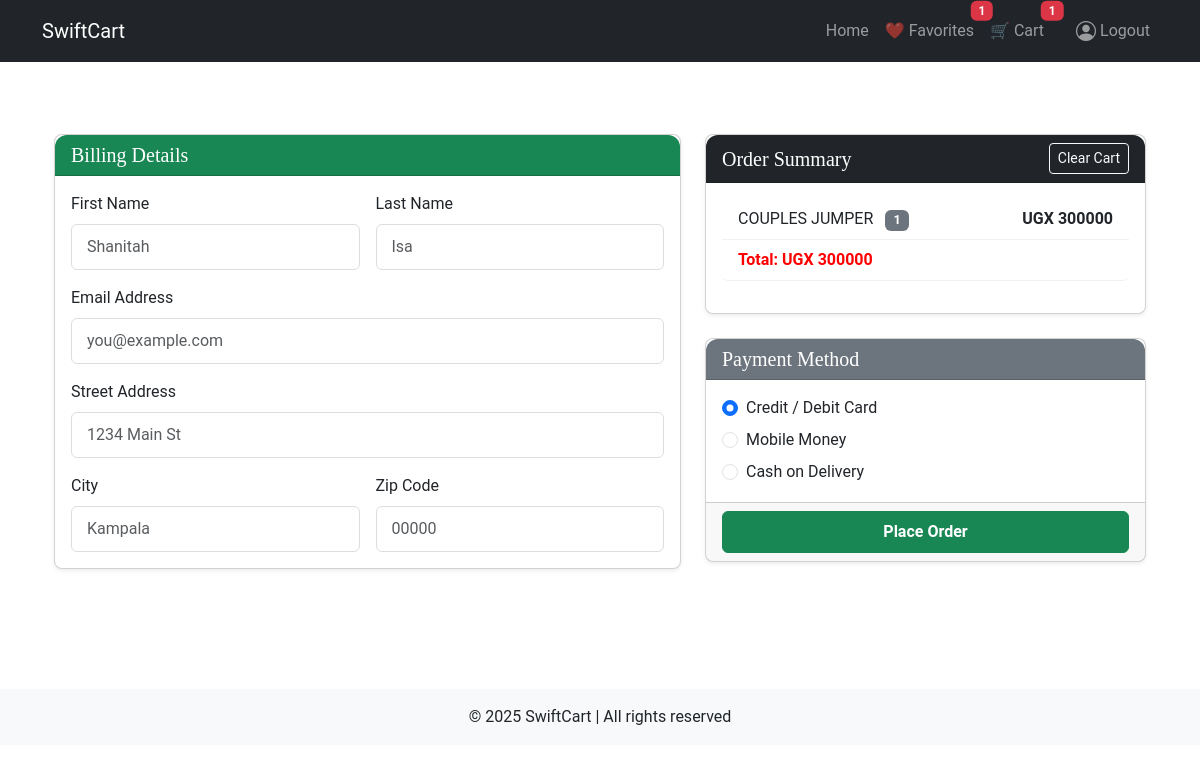
The page /swiftcarapp/checkout/ (signed in) on the database as committed earlier.
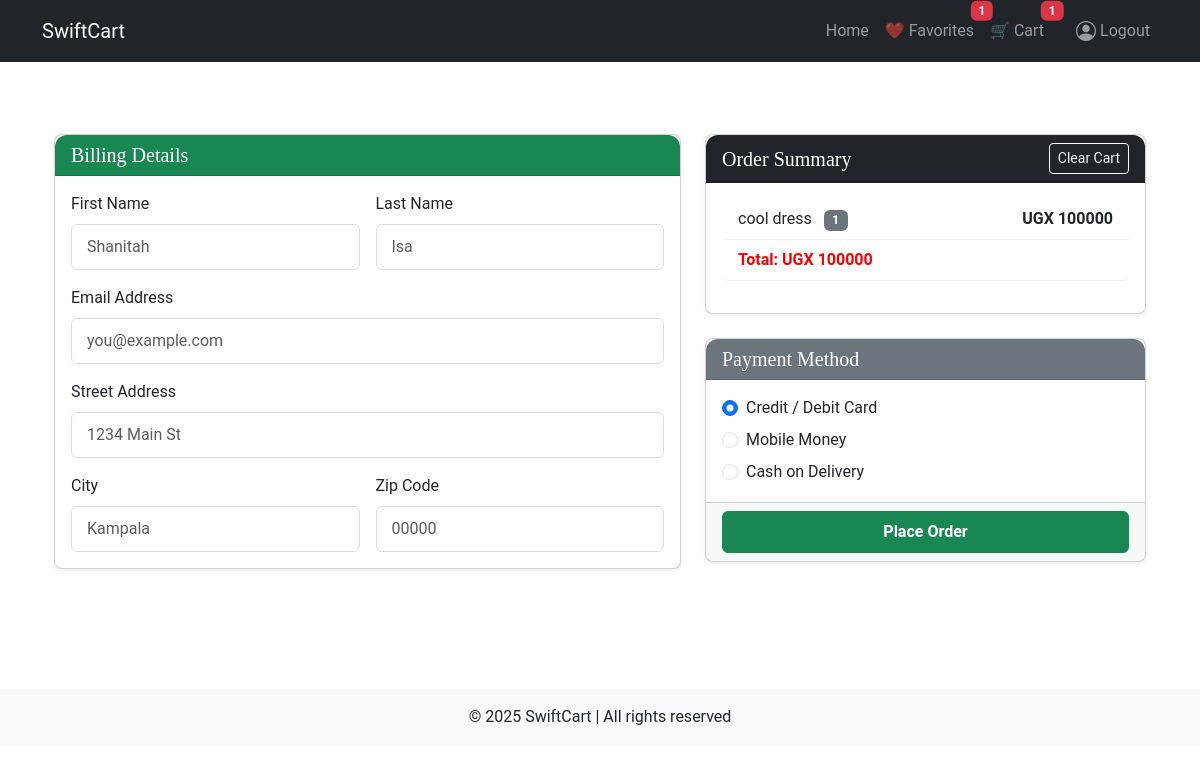
The same page on the database as committed later.
### cart/models.py (models this page shows, shortened)
class CartItem(models.Model):
    cart = models.ForeignKey(Cart, on_delete=models.CASCADE, related_name="items")
    product = models.ForeignKey(Product, on_delete=models.CASCADE)
    quantity = models.PositiveIntegerField(default=1)
    class Meta:
        unique_together = ("cart", "product")  # Prevent duplicates
    def subtotal(self):
        return self.product.pPrice * self.quantity

class Cart(models.Model):
    user = models.ForeignKey(settings.AUTH_USER_MODEL, on_delete=models.CASCADE, related_name="carts")
    created_at = models.DateTimeField(auto_now_add=True)
    def total_items(self):
        return sum(item.quantity for item in self.items.all())
    def total_price(self):
        return sum(item.subtotal() for item in self.items.all())

### swiftcarapp/models.py (models this page shows, shortened)
class Product(models.Model):
    CAT_CHOICES=[
        ("apparel","Apparel"),
        ("accesories","Accessories"),
        ("shoes","Shoes"),
        ("suits","Suites"),
        ("gaming&spots","Gaming&sports"),
    ]
    GEN_CCHOICES=[
        ("ladies","Ladies"),
        ("gents", "Gents"),
        ("unisex","Unisex"),
        ("kids","Kids"),
    ]
    pName=models.CharField(max_length=20,blank=True,null=True)
    pPrice = models.IntegerField(blank=True,null=True)
    pDescription = models.CharField(max_length=100, blank=True, null=True)
    pCategory = models.CharField(
        max_length=20,
        choices=CAT_CHOICES,
        default="apparel",
    )
    pGender=models.CharField(
        max_length=20,
        choices=GEN_CCHOICES,
        default="unisex",
    )
    pImage=models.ImageField(upload_to='pimages/',blank=True)
    pPostdate=models.DateField(auto_now=True)

### swiftcarapp/views.py (the view)
# urls.py: path("checkout/", views.checkout, name="checkout"),
@login_required
def checkout(request):
    cart = get_user_cart(request.user)
    return render(request, 'checkout.html', {'cart': cart})

### cart/templatetags/cart_extras.py (called while the page is built)
@register.filter
def cart_total(items):
    total = 0
    for item in items:
        total += item.product.pPrice * item.quantity
    return total

### cart/utils.py (called while the page is built)
def get_user_cart(user):
    cart, created = Cart.objects.get_or_create(user=user)
    return cart

### swiftcarapp/context_processors.py (called while the page is built)
def favorites_count(request):
    if request.user.is_authenticated:
        return {"fav_count": Favorite.objects.filter(user=request.user).count()}
    return {"fav_count": 0}

### swiftcarapp/templates/checkout.html
{% extends 'base/nav.html' %}
{% load static %}
{% block content %}
<div class="container py-5">
  <div class="row">
    <div class="col-md-7 mb-4">
      <div class="card shadow-sm rounded-3">
        <div class="card-header bg-success text-white">
          <h5 class="mb-0">Billing Details</h5>
        </div>
        <div class="card-body">
          <form>
            <div class="row g-3">
              <div class="col-md-6">
                <label for="firstName" class="form-label">First Name</label>
                <input type="text" class="form-control" id="firstName" placeholder="Shanitah" required>
              </div>
              <div class="col-md-6">
                <label for="lastName" class="form-label">Last Name</label>
                <input type="text" class="form-control" id="lastName" placeholder="Isa" required>
              </div>
              <div class="col-12">
                <label for="email" class="form-label">Email Address</label>
                <input type="email" class="form-control" id="email" placeholder="you@example.com" required>
              </div>
              <div class="col-12">
                <label for="address" class="form-label">Street Address</label>
                <input type="text" class="form-control" id="address" placeholder="1234 Main St" required>
              </div>
              <div class="col-md-6">
                <label for="city" class="form-label">City</label>
                <input type="text" class="form-control" id="city" placeholder="Kampala" required>
              </div>
              <div class="col-md-6">
                <label for="zip" class="form-label">Zip Code</label>
                <input type="text" class="form-control" id="zip" placeholder="00000" required>
              </div>
            </div>
          </form>
        </div>
      </div>
    </div>
    <div class="col-md-5">
      <div class="card shadow-sm rounded-3 mb-4">
        <div class="card-header bg-dark text-white d-flex justify-content-between align-items-center">
          <h5 class="mb-0">Order Summary</h5>
          <a href="{% url 'clear_cart' %}" class="btn btn-sm btn-outline-light">Clear Cart</a>
        </div>
        <div class="card-body">
          <ul class="list-group mb-3" id="orderSummary">
            {% for item in cart.items.all %}
            <li class="list-group-item d-flex justify-content-between align-items-center">
              <span>{{ item.product.pName }} <span class="badge bg-secondary ms-2">{{ item.quantity }}</span></span>
              <strong>UGX {{ item.subtotal }}</strong>
            </li>
            {% endfor  %}
           <li class="list-group-item d-flex justify-content-between align-items-center" style="color: red;"> <strong>Total: UGX {{ cart.total_price }}</strong></li>
          </ul>
        </div>
      </div>
      <div class="card shadow-sm rounded-3">
        <div class="card-header bg-secondary text-white">
          <h5 class="mb-0">Payment Method</h5>
        </div>
        <div class="card-body">
          <div class="form-check mb-2">
            <input class="form-check-input" type="radio" name="paymentMethod" id="creditCard" checked>
            <label class="form-check-label" for="creditCard">
              Credit / Debit Card
            </label>
          </div>
          <div class="form-check mb-2">
            <input class="form-check-input" type="radio" name="paymentMethod" id="mobileMoney">
            <label class="form-check-label" for="mobileMoney">
              Mobile Money
            </label>
          </div>
          <div class="form-check">
            <input class="form-check-input" type="radio" name="paymentMethod" id="cashOnDelivery">
            <label class="form-check-label" for="cashOnDelivery">
              Cash on Delivery
            </label>
          </div>
        </div>
        <div class="card-footer text-center">
          <button class="btn btn-success w-100 py-2">Place Order</button>
        </div>
      </div>
    </div>
  </div>
</div>
{% endblock %}

Rows that differ between the two databases and show on the page:
removed CartItem: product.pName "COUPLES JUMPER", quantity "1", subtotal "300000"
added CartItem: product.pName "cool dress", quantity "1", subtotal "100000"
computed for Cart: total_price "300000" → "100000"
